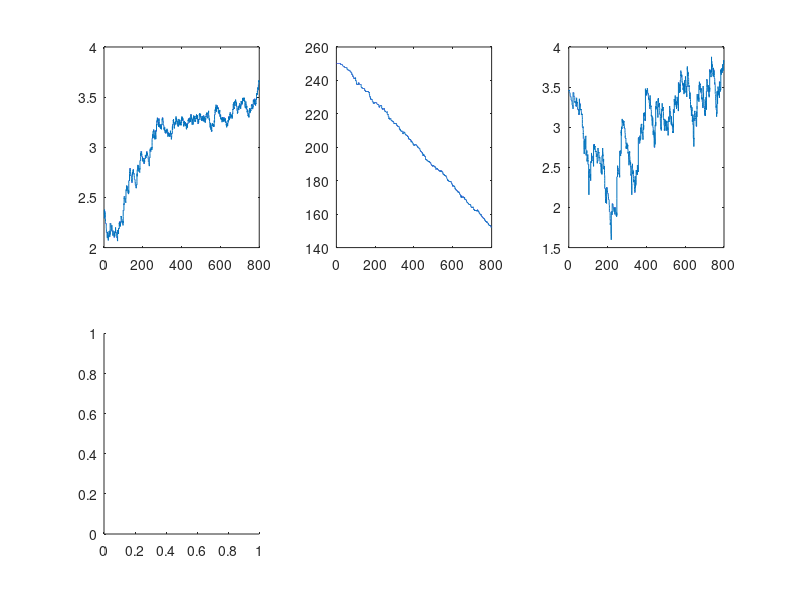

This chart was generated by the following MATLAB code: (Note: this script raises an error after producing the figure.)
clc;clear;close all;

load('dataSpikeSimulation.mat');

lambda = func_lambda;
grad = @(x,theta) [1, theta(3)^(-2)*(x-theta(2)), theta(3)^(-3)*(x-theta(2))^2]';
hessan = @(x,theta) [ 0  0                               0; ...
                      0  -theta(3)^(-2)                  -2*theta(3)^(-3)*(x-theta(2)); ...
                      0  -2*theta(3)^(-3)*(x-theta(2))   -3*theta(3)^(-4)*(x-theta(2))^2];

% observation config
dt_observation = 0.02;
t_observation = 0:dt_observation :T;
x = func_x(t_observation);

% data preprocessing
t_spike = {t_spike_linear};

dN = zeros(length(t_spike),length(t_observation));
N = zeros(length(t_spike),length(t_observation));

for  i = 1:length(t_spike)
    for t = t_spike{i}
        dN(i,round(t/dt_observation)+1) = 1;
    end
    N(i,:) = cumsum(dN(i,:));
end

% SSSPF
F = eye(3);
Q = diag([10^(-5), 10^(-3), 10^(-4)]);
theta_0 = [2.3;250;3.46];
W_0 = 0.1*eye(3);
dN = dN([1],:);

theta = zeros(length(theta_0),length(t_observation));
W = zeros(size(W_0,1),size(W_0,2),length(t_observation));
theta(:,1) = theta_0;
W(:,:,1) = W_0; % how to choose the initial value?
rec_l = zeros(4,length(t_observation));

for i =2:1:length(t_observation)
    theta_est = F*theta(:,i-1);
    W_est = F * W(:,:,i-1) * F' + Q;
    
    temp_W = zeros(size(W_0));
    err = dN(:,i)-lambda(x(i),theta_est)*dt_observation;
    temp_W = temp_W + err* hessan(x(i),theta_est);
    
    W(:,:,i) = ( W_est^(-1) + grad(x(i),theta_est)*...
                              diag(lambda(x(i),theta_est)*dt_observation)*...
                              grad(x(i),theta_est)'...
                              - temp_W ...
                )^(-1);
    theta(:,i) = theta_est + W(:,:,i)*( grad(x(i),theta_est)*err );
    rec_l(:,i) = lambda(x(i),theta_est);
    i
end

figure(3);
subplot(2,3,1);
plot(t_observation,theta(1,:));
subplot(2,3,2);
plot(t_observation,theta(2,:));
subplot(2,3,3);
plot(t_observation,theta(3,:));
subplot(2,3,4);
plot(t_observation,theta(4,:));
subplot(2,3,5);
plot(t_observation,theta(5,:));

% dN = zeros(size(t_observation));
% for t = t_spike
% %     dN(round(t/dt_observation)+1) = dN(round(t/dt_observation)+1) + 1;
%     dN(round(t/dt_observation)+1) = 1;
% end
% N = cumsum(dN);
% 
% % SSSPF
% F = eye(3);
% Q = diag([10^(-5), 10^(-3), 10^(-4)]);
% theta_0 = [2.3;250;3.46];
% W_0 = 0.1*eye(3);
% 
% theta = zeros(length(theta_0),length(t_observation));
% W = zeros(size(W_0,1),size(W_0,2),length(t_observation));
% theta(:,1) = theta_0;
% W(:,:,1) = W_0; % how to choose the initial value?
% 
% % SSPPF
% for i =2:1:length(t_observation)
%     theta_est = F*theta(:,i-1);
%     W_est = F * W(:,:,i-1) * F' + Q;
%     W(:,:,i) = ( W_est^(-1) + ( grad(x(i),theta_est)'*...
%                                 lambda(x(i),theta_est)*...
%                                 dt_observation*...
%                                 grad(x(i),theta_est)...
%                                 - ...
%                                 (dN(i)-lambda(x(i),theta_est)*dt_observation)*...
%                                 hessan(x(i),theta_est)...
%                                )...
%                 )^(-1);
%     theta(:,i) = theta_est + W(:,:,i)*(  grad(x(i),theta_est)'*...
%                                          (dN(i) - lambda(x(i),theta_est)*dt_observation)...
%                                       );
%     i
% end
% 
% figure(3);
% subplot(1,3,1);
% plot(t_observation,theta(1,:));
% subplot(1,3,2);
% plot(t_observation,theta(2,:));
% subplot(1,3,3);
% plot(t_observation,theta(3,:).^2);